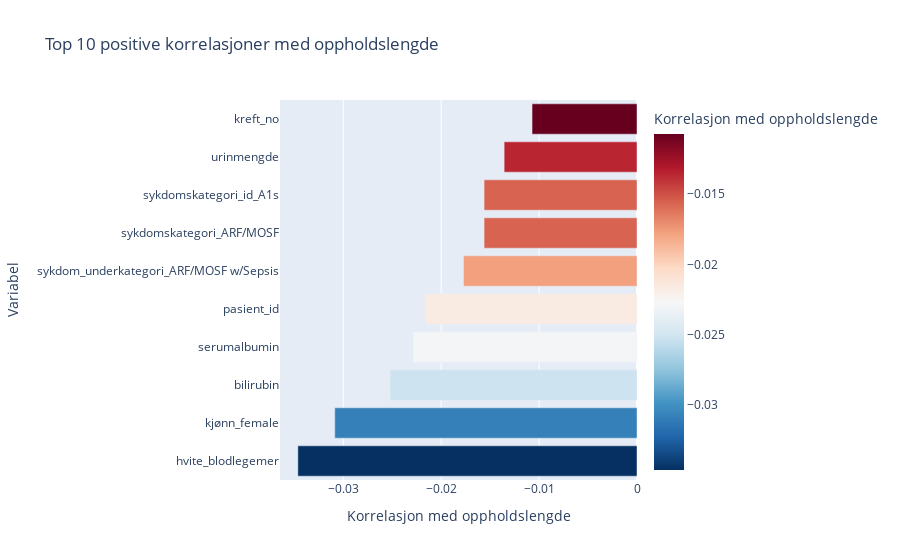

Notebook cell for this chart:
### Code cell
# Finner korrelasjon mellom andre variabler og oppholdslengde
corr_oppholdslengde = df_train.corr()["oppholdslengde"].sort_values()

# dropper korrelasjonen av oppholdslengde med seg selv (da den er 1) for tydeligere visualisering
corr_oppholdslengde = corr_oppholdslengde.drop("oppholdslengde")

# Velger de topp 5 mest negative korrelasjoner og topp 5 mest positive 
top_corr = pd.concat([corr_oppholdslengde.head(10)])

# Konverterer til en egen dataframe med kun variabel og korrelasjonsverdi
top_corr_df = top_corr.reset_index()
top_corr_df.columns = ["Variabel", "Korrelasjon med oppholdslengde"]

# Plotter horisontalt bar-plot
fig = px.bar(top_corr_df,
             x = "Korrelasjon med oppholdslengde",
             y = "Variabel",
             title = "Top 10 positive korrelasjoner med oppholdslengde",
             orientation = "h",
             color = "Korrelasjon med oppholdslengde",
             color_continuous_scale = "RdBu_r")

fig.show()

### Figure 1 — Plotly figure (JSON) as saved in the notebook; plotly's stock layout.template omitted (floating-point values rounded to 4 significant figures)
{"data": [{"alignmentgroup": "True", "hovertemplate": "Korrelasjon med oppholdslengde=%{marker.color}<br>Variabel=%{y}<extra></extra>", "legendgroup": "", "marker": {"color": [-0.03464, -0.03087, -0.02521, -0.02289, -0.02161, -0.01772, -0.01562, -0.01562, -0.01357, -0.01072], "coloraxis": "coloraxis", "pattern": {"shape": ""}}, "name": "", "offsetgroup": "", "orientation": "h", "showlegend": false, "textposition": "auto", "type": "bar", "x": [-0.03464, -0.03087, -0.02521, -0.02289, -0.02161, -0.01772, -0.01562, -0.01562, -0.01357, -0.01072], "xaxis": "x", "y": ["hvite_blodlegemer", "kjønn_female", "bilirubin", "serumalbumin", "pasient_id", "sykdom_underkategori_ARF/MOSF w/Sepsis", "sykdomskategori_ARF/MOSF", "sykdomskategori_id_A1s", "urinmengde", "kreft_no"], "yaxis": "y"}], "layout": {"barmode": "relative", "coloraxis": {"colorbar": {"title": {"text": "Korrelasjon med oppholdslengde"}}, "colorscale": [[0, "rgb(5,48,97)"], [0.1, "rgb(33,102,172)"], [0.2, "rgb(67,147,195)"], [0.3, "rgb(146,197,222)"], [0.4, "rgb(209,229,240)"], [0.5, "rgb(247,247,247)"], [0.6, "rgb(253,219,199)"], [0.7, "rgb(244,165,130)"], [0.8, "rgb(214,96,77)"], [0.9, "rgb(178,24,43)"], [1, "rgb(103,0,31)"]]}, "legend": {"tracegroupgap": 0}, "title": {"text": "Top 10 positive korrelasjoner med oppholdslengde"}, "xaxis": {"anchor": "y", "domain": [0, 1], "title": {"text": "Korrelasjon med oppholdslengde"}}, "yaxis": {"anchor": "x", "domain": [0, 1], "title": {"text": "Variabel"}}}}
